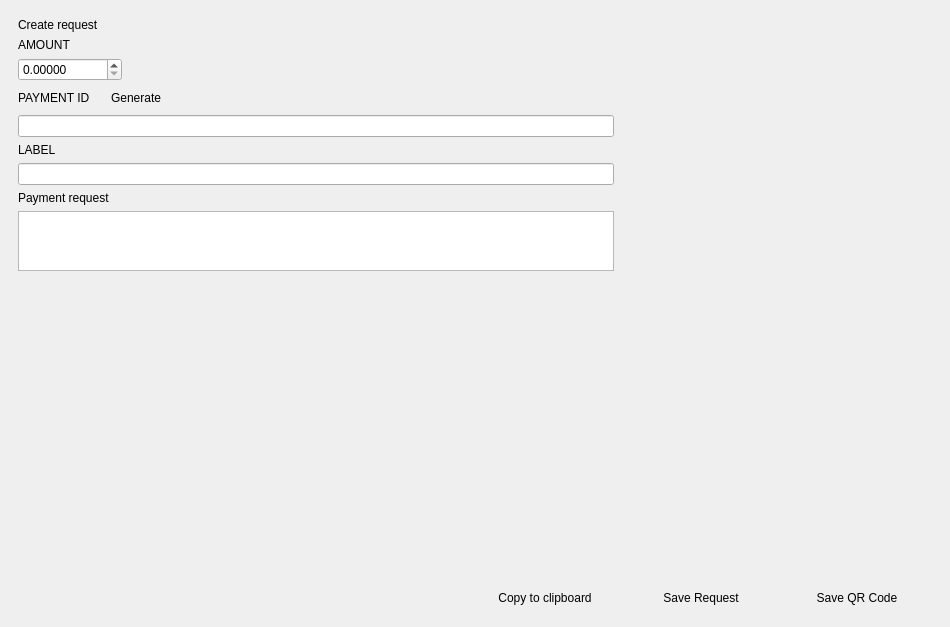
<?xml version="1.0" encoding="UTF-8"?>
<ui version="4.0">
 <class>ReceiveFrame</class>
 <widget class="QFrame" name="ReceiveFrame">
  <property name="geometry">
   <rect>
    <x>0</x>
    <y>0</y>
    <width>950</width>
    <height>627</height>
   </rect>
  </property>
  <property name="windowTitle">
   <string>Frame</string>
  </property>
  <property name="frameShape">
   <enum>QFrame::NoFrame</enum>
  </property>
  <property name="frameShadow">
   <enum>QFrame::Plain</enum>
  </property>
  <layout class="QVBoxLayout" name="verticalLayout">
   <property name="spacing">
    <number>0</number>
   </property>
   <property name="leftMargin">
    <number>0</number>
   </property>
   <property name="topMargin">
    <number>0</number>
   </property>
   <property name="rightMargin">
    <number>0</number>
   </property>
   <property name="bottomMargin">
    <number>0</number>
   </property>
   <item>
    <layout class="QHBoxLayout" name="horizontalLayout_4">
     <property name="topMargin">
      <number>9</number>
     </property>
     <property name="bottomMargin">
      <number>9</number>
     </property>
     <item>
      <widget class="QFrame" name="m_createRequestFrame">
       <property name="sizePolicy">
        <sizepolicy hsizetype="Expanding" vsizetype="Minimum">
         <horstretch>0</horstretch>
         <verstretch>0</verstretch>
        </sizepolicy>
       </property>
       <property name="font">
        <font>
         <weight>50</weight>
         <bold>false</bold>
        </font>
       </property>
       <layout class="QVBoxLayout" name="verticalLayout_5">
        <property name="leftMargin">
         <number>18</number>
        </property>
        <property name="rightMargin">
         <number>9</number>
        </property>
        <item>
         <widget class="WalletGui::WalletHeaderLabel" name="label">
          <property name="sizePolicy">
           <sizepolicy hsizetype="Preferred" vsizetype="Preferred">
            <horstretch>0</horstretch>
            <verstretch>0</verstretch>
           </sizepolicy>
          </property>
          <property name="minimumSize">
           <size>
            <width>0</width>
            <height>13</height>
           </size>
          </property>
          <property name="text">
           <string>Create request</string>
          </property>
          <property name="margin">
           <number>0</number>
          </property>
         </widget>
        </item>
        <item>
         <widget class="WalletGui::WalletNormalGrayTextLabel" name="amountLabel">
          <property name="text">
           <string>AMOUNT</string>
          </property>
         </widget>
        </item>
        <item>
         <layout class="QHBoxLayout" name="horizontalLayout_6">
          <property name="topMargin">
           <number>0</number>
          </property>
          <item>
           <widget class="QDoubleSpinBox" name="m_amountRequestSpinBox">
            <property name="decimals">
             <number>5</number>
            </property>
            <property name="maximum">
             <double>999999999.000000000000000</double>
            </property>
           </widget>
          </item>
          <item>
           <spacer name="horizontalSpacer_2">
            <property name="orientation">
             <enum>Qt::Horizontal</enum>
            </property>
            <property name="sizeHint" stdset="0">
             <size>
              <width>299</width>
              <height>20</height>
             </size>
            </property>
           </spacer>
          </item>
         </layout>
        </item>
        <item>
         <layout class="QHBoxLayout" name="horizontalLayout_3">
          <item>
           <widget class="WalletGui::WalletNormalGrayTextLabel" name="paymentIdLabel">
            <property name="sizePolicy">
             <sizepolicy hsizetype="Maximum" vsizetype="Preferred">
              <horstretch>0</horstretch>
              <verstretch>0</verstretch>
             </sizepolicy>
            </property>
            <property name="text">
             <string>PAYMENT ID</string>
            </property>
           </widget>
          </item>
          <item>
           <widget class="WalletGui::WalletNormalLinkLikeButton" name="m_generateIdButton">
            <property name="sizePolicy">
             <sizepolicy hsizetype="Preferred" vsizetype="Fixed">
              <horstretch>0</horstretch>
              <verstretch>0</verstretch>
             </sizepolicy>
            </property>
            <property name="minimumSize">
             <size>
              <width>80</width>
              <height>0</height>
             </size>
            </property>
            <property name="text">
             <string>Generate</string>
            </property>
            <property name="flat">
             <bool>true</bool>
            </property>
           </widget>
          </item>
          <item>
           <spacer name="horizontalSpacer_4">
            <property name="orientation">
             <enum>Qt::Horizontal</enum>
            </property>
            <property name="sizeHint" stdset="0">
             <size>
              <width>40</width>
              <height>20</height>
             </size>
            </property>
           </spacer>
          </item>
         </layout>
        </item>
        <item>
         <widget class="QLineEdit" name="m_paymentIdRequestEdit"/>
        </item>
        <item>
         <widget class="WalletGui::WalletNormalGrayTextLabel" name="labelLabel">
          <property name="text">
           <string>LABEL</string>
          </property>
         </widget>
        </item>
        <item>
         <widget class="QLineEdit" name="m_labelEdit">
          <property name="minimumSize">
           <size>
            <width>300</width>
            <height>0</height>
           </size>
          </property>
         </widget>
        </item>
        <item>
         <widget class="WalletGui::WalletHeaderLabel" name="label_2">
          <property name="sizePolicy">
           <sizepolicy hsizetype="Preferred" vsizetype="Preferred">
            <horstretch>0</horstretch>
            <verstretch>0</verstretch>
           </sizepolicy>
          </property>
          <property name="minimumSize">
           <size>
            <width>0</width>
            <height>13</height>
           </size>
          </property>
          <property name="baseSize">
           <size>
            <width>0</width>
            <height>13</height>
           </size>
          </property>
          <property name="text">
           <string>Payment request</string>
          </property>
          <property name="margin">
           <number>0</number>
          </property>
         </widget>
        </item>
        <item>
         <widget class="QTextEdit" name="m_requestTextEdit">
          <property name="sizePolicy">
           <sizepolicy hsizetype="Expanding" vsizetype="Preferred">
            <horstretch>0</horstretch>
            <verstretch>0</verstretch>
           </sizepolicy>
          </property>
          <property name="minimumSize">
           <size>
            <width>300</width>
            <height>25</height>
           </size>
          </property>
          <property name="maximumSize">
           <size>
            <width>16777215</width>
            <height>60</height>
           </size>
          </property>
          <property name="baseSize">
           <size>
            <width>0</width>
            <height>100</height>
           </size>
          </property>
          <property name="readOnly">
           <bool>false</bool>
          </property>
          <property name="acceptRichText">
           <bool>false</bool>
          </property>
         </widget>
        </item>
        <item>
         <spacer name="verticalSpacer_2">
          <property name="orientation">
           <enum>Qt::Vertical</enum>
          </property>
          <property name="sizeHint" stdset="0">
           <size>
            <width>20</width>
            <height>60</height>
           </size>
          </property>
         </spacer>
        </item>
       </layout>
      </widget>
     </item>
     <item>
      <layout class="QVBoxLayout" name="verticalLayout_4">
       <property name="leftMargin">
        <number>9</number>
       </property>
       <property name="topMargin">
        <number>9</number>
       </property>
       <property name="rightMargin">
        <number>18</number>
       </property>
       <property name="bottomMargin">
        <number>9</number>
       </property>
       <item>
        <layout class="QHBoxLayout" name="horizontalLayout_7">
         <property name="topMargin">
          <number>0</number>
         </property>
         <item>
          <widget class="WalletGui::QRLabel" name="m_qrCodeRequestLabel">
           <property name="sizePolicy">
            <sizepolicy hsizetype="Preferred" vsizetype="Preferred">
             <horstretch>0</horstretch>
             <verstretch>0</verstretch>
            </sizepolicy>
           </property>
           <property name="minimumSize">
            <size>
             <width>300</width>
             <height>300</height>
            </size>
           </property>
           <property name="text">
            <string/>
           </property>
          </widget>
         </item>
        </layout>
       </item>
       <item>
        <spacer name="verticalSpacer">
         <property name="orientation">
          <enum>Qt::Vertical</enum>
         </property>
         <property name="sizeHint" stdset="0">
          <size>
           <width>20</width>
           <height>40</height>
          </size>
         </property>
        </spacer>
       </item>
      </layout>
     </item>
    </layout>
   </item>
   <item>
    <widget class="QFrame" name="m_receiveFrameButtons">
     <layout class="QHBoxLayout" name="m_receiveFrameButtonsLayout">
      <property name="leftMargin">
       <number>18</number>
      </property>
      <property name="topMargin">
       <number>18</number>
      </property>
      <property name="rightMargin">
       <number>18</number>
      </property>
      <property name="bottomMargin">
       <number>18</number>
      </property>
      <item>
       <spacer name="horizontalSpacer">
        <property name="orientation">
         <enum>Qt::Horizontal</enum>
        </property>
        <property name="sizeHint" stdset="0">
         <size>
          <width>500</width>
          <height>20</height>
         </size>
        </property>
       </spacer>
      </item>
      <item>
       <widget class="WalletGui::WalletNormalBlueButton" name="m_copyToClipBoardButton">
        <property name="sizePolicy">
         <sizepolicy hsizetype="Preferred" vsizetype="Fixed">
          <horstretch>0</horstretch>
          <verstretch>0</verstretch>
         </sizepolicy>
        </property>
        <property name="minimumSize">
         <size>
          <width>150</width>
          <height>0</height>
         </size>
        </property>
        <property name="baseSize">
         <size>
          <width>150</width>
          <height>0</height>
         </size>
        </property>
        <property name="text">
         <string>Copy to clipboard</string>
        </property>
        <property name="flat">
         <bool>true</bool>
        </property>
       </widget>
      </item>
      <item>
       <widget class="WalletGui::WalletNormalBlueButton" name="m_saveRequestButton">
        <property name="sizePolicy">
         <sizepolicy hsizetype="Preferred" vsizetype="Fixed">
          <horstretch>0</horstretch>
          <verstretch>0</verstretch>
         </sizepolicy>
        </property>
        <property name="minimumSize">
         <size>
          <width>150</width>
          <height>0</height>
         </size>
        </property>
        <property name="baseSize">
         <size>
          <width>150</width>
          <height>0</height>
         </size>
        </property>
        <property name="text">
         <string>Save Request</string>
        </property>
        <property name="flat">
         <bool>true</bool>
        </property>
       </widget>
      </item>
      <item>
       <widget class="WalletGui::WalletNormalBlueButton" name="m_saveQrCodeButton">
        <property name="sizePolicy">
         <sizepolicy hsizetype="Preferred" vsizetype="Fixed">
          <horstretch>0</horstretch>
          <verstretch>0</verstretch>
         </sizepolicy>
        </property>
        <property name="minimumSize">
         <size>
          <width>150</width>
          <height>0</height>
         </size>
        </property>
        <property name="baseSize">
         <size>
          <width>150</width>
          <height>0</height>
         </size>
        </property>
        <property name="text">
         <string>Save QR Code</string>
        </property>
        <property name="flat">
         <bool>true</bool>
        </property>
       </widget>
      </item>
     </layout>
    </widget>
   </item>
  </layout>
 </widget>
 <customwidgets>
  <customwidget>
   <class>WalletGui::QRLabel</class>
   <extends>QLabel</extends>
   <header>Gui/Common/QRLabel.h</header>
  </customwidget>
  <customwidget>
   <class>WalletGui::WalletNormalBlueButton</class>
   <extends>QPushButton</extends>
   <header>Gui/Common/WalletBlueButton.h</header>
  </customwidget>
  <customwidget>
   <class>WalletGui::WalletNormalGrayTextLabel</class>
   <extends>QLabel</extends>
   <header>Gui/Common/WalletTextLabel.h</header>
  </customwidget>
  <customwidget>
   <class>WalletGui::WalletNormalLinkLikeButton</class>
   <extends>QPushButton</extends>
   <header>Gui/Common/WalletLinkLikeButton.h</header>
  </customwidget>
  <customwidget>
   <class>WalletGui::WalletHeaderLabel</class>
   <extends>QLabel</extends>
   <header>Gui/Common/WalletTextLabel.h</header>
  </customwidget>
 </customwidgets>
 <tabstops>
  <tabstop>m_amountRequestSpinBox</tabstop>
  <tabstop>m_paymentIdRequestEdit</tabstop>
  <tabstop>m_labelEdit</tabstop>
  <tabstop>m_requestTextEdit</tabstop>
  <tabstop>m_generateIdButton</tabstop>
  <tabstop>m_copyToClipBoardButton</tabstop>
  <tabstop>m_saveRequestButton</tabstop>
  <tabstop>m_saveQrCodeButton</tabstop>
 </tabstops>
 <resources/>
 <connections>
  <connection>
   <sender>m_amountRequestSpinBox</sender>
   <signal>editingFinished()</signal>
   <receiver>ReceiveFrame</receiver>
   <slot>generateRequest()</slot>
   <hints>
    <hint type="sourcelabel">
     <x>148</x>
     <y>43</y>
    </hint>
    <hint type="destinationlabel">
     <x>474</x>
     <y>313</y>
    </hint>
   </hints>
  </connection>
  <connection>
   <sender>m_paymentIdRequestEdit</sender>
   <signal>editingFinished()</signal>
   <receiver>ReceiveFrame</receiver>
   <slot>generateRequest()</slot>
   <hints>
    <hint type="sourcelabel">
     <x>464</x>
     <y>71</y>
    </hint>
    <hint type="destinationlabel">
     <x>474</x>
     <y>313</y>
    </hint>
   </hints>
  </connection>
  <connection>
   <sender>m_labelEdit</sender>
   <signal>editingFinished()</signal>
   <receiver>ReceiveFrame</receiver>
   <slot>generateRequest()</slot>
   <hints>
    <hint type="sourcelabel">
     <x>224</x>
     <y>100</y>
    </hint>
    <hint type="destinationlabel">
     <x>474</x>
     <y>313</y>
    </hint>
   </hints>
  </connection>
  <connection>
   <sender>m_saveQrCodeButton</sender>
   <signal>clicked()</signal>
   <receiver>ReceiveFrame</receiver>
   <slot>saveQrCode()</slot>
   <hints>
    <hint type="sourcelabel">
     <x>856</x>
     <y>597</y>
    </hint>
    <hint type="destinationlabel">
     <x>474</x>
     <y>313</y>
    </hint>
   </hints>
  </connection>
  <connection>
   <sender>m_saveRequestButton</sender>
   <signal>clicked()</signal>
   <receiver>ReceiveFrame</receiver>
   <slot>saveRequest()</slot>
   <hints>
    <hint type="sourcelabel">
     <x>700</x>
     <y>597</y>
    </hint>
    <hint type="destinationlabel">
     <x>474</x>
     <y>313</y>
    </hint>
   </hints>
  </connection>
  <connection>
   <sender>m_copyToClipBoardButton</sender>
   <signal>clicked()</signal>
   <receiver>ReceiveFrame</receiver>
   <slot>copyRequest()</slot>
   <hints>
    <hint type="sourcelabel">
     <x>544</x>
     <y>597</y>
    </hint>
    <hint type="destinationlabel">
     <x>474</x>
     <y>313</y>
    </hint>
   </hints>
  </connection>
  <connection>
   <sender>m_generateIdButton</sender>
   <signal>clicked()</signal>
   <receiver>ReceiveFrame</receiver>
   <slot>generatePaymentIdClicked()</slot>
   <hints>
    <hint type="sourcelabel">
     <x>890</x>
     <y>83</y>
    </hint>
    <hint type="destinationlabel">
     <x>474</x>
     <y>313</y>
    </hint>
   </hints>
  </connection>
 </connections>
</ui>
